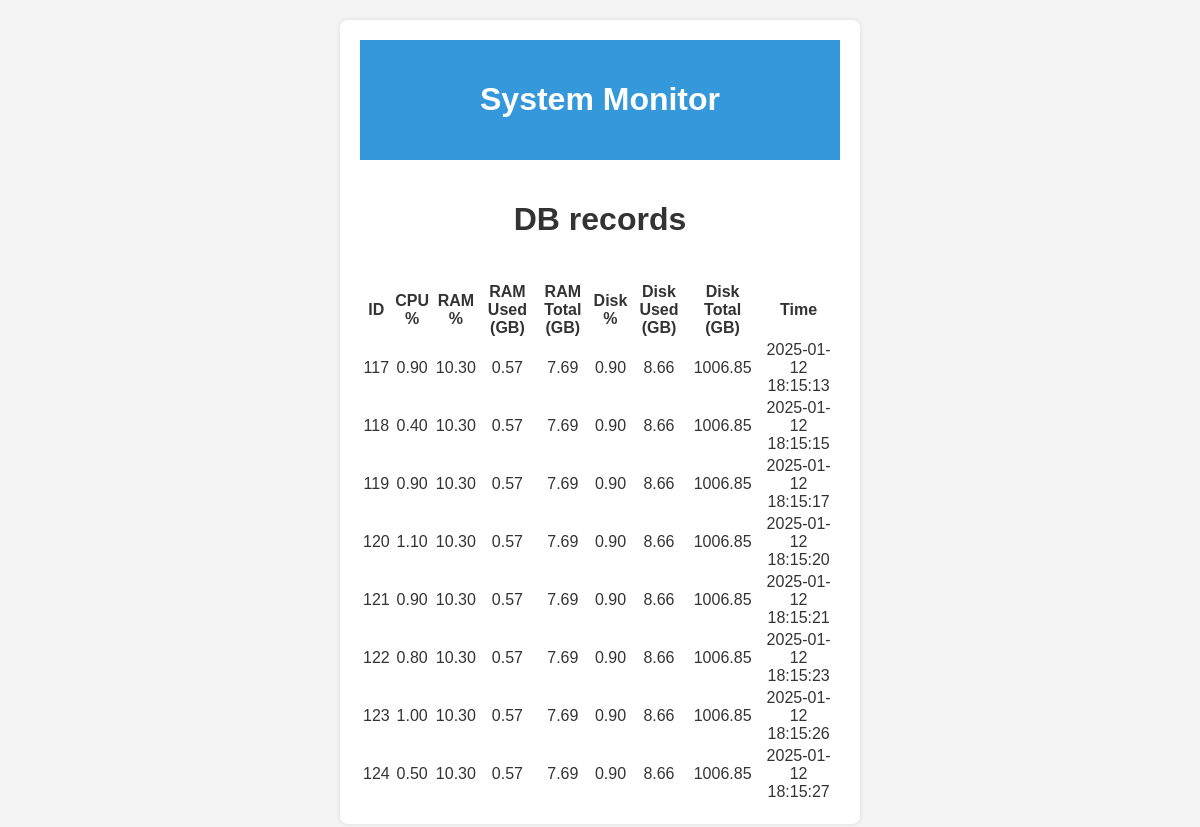
The page /db_records on the database as committed earlier.
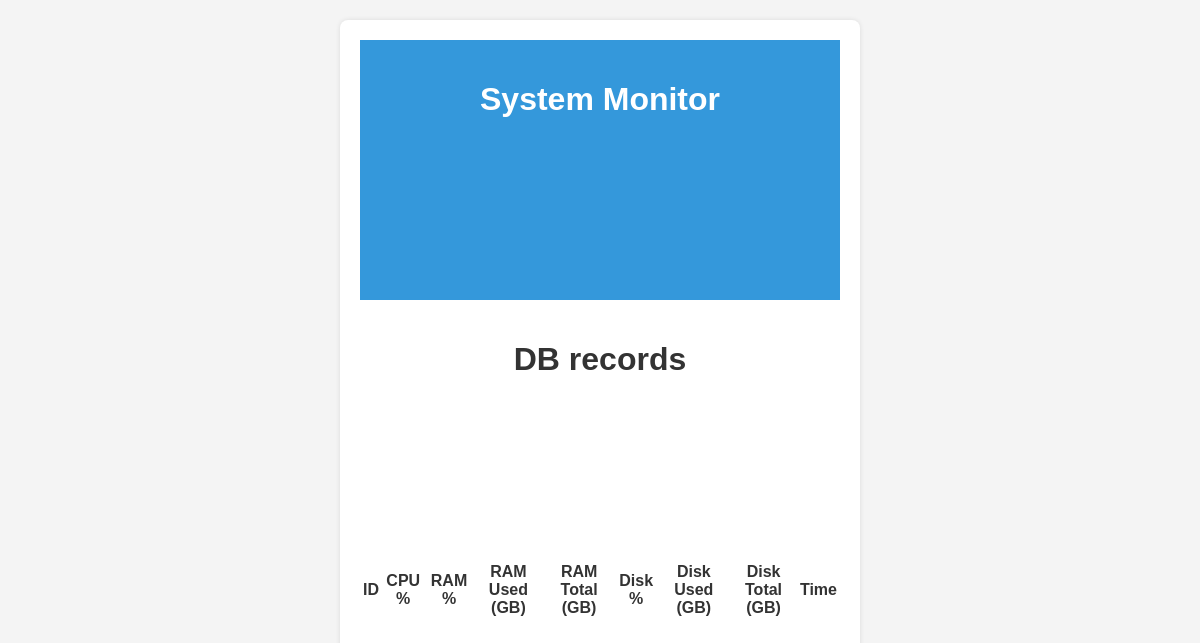
The same page on the database as committed later.
### tables this page shows
CREATE TABLE sys_data (
            id INTEGER PRIMARY KEY AUTOINCREMENT,
            cpu_percent REAL,
            ram_percent REAL,
            ram_used REAL,
            ram_total REAL,
            disk_percent REAL,
            disk_used REAL,
            disk_total REAL,
            timestamp TEXT
        );

### main.py (the view)
@app.route('/db_records')
def data_records():
    rows = db_control.db_records_list()
    return render_template("data_records.html", rows=rows)

### db_control.py (called while the page is built)
def init_db():
    con = sqlite3.connect(DATABASE)
    con.execute("""
        CREATE TABLE IF NOT EXISTS sys_data (
            id INTEGER PRIMARY KEY AUTOINCREMENT,
            cpu_percent REAL,
            ram_percent REAL,
            ram_used REAL,
            ram_total REAL,
            disk_percent REAL,
            disk_used REAL,
            disk_total REAL,
            timestamp TEXT
        )
    """)
    return con

def db_records_list():
    con = init_db()
    cur = con.cursor()
    cur.execute('''SELECT * from sys_data''')
    rows = cur.fetchall()
    con.close()
    return rows

### templates/data_records.html (shortened to what this page needs)
<!DOCTYPE html>
<html>
<head>
  <link rel="stylesheet" type="text/css" href="{{ url_for('static', filename='css/style.css') }}">
</head>
<body>
  <div class="container">
    <header class="header">
      <h1 class="h1">System Monitor</h1>
    </header>
  <h1>DB records</h1>
  <table>
    <thead>
        <tr>
            <th>ID</th>
            <th>CPU %</th>
            <th>RAM %</th>
            <th>RAM Used (GB)</th>
            <th>RAM Total (GB)</th>
            <th>Disk %</th>
            <th>Disk Used (GB)</th>
            <th>Disk Total (GB)</th>
            <th>Time</th>
        </tr>
    </thead>
    <tbody>
        {% for row in rows %}
            <tr>
                <td>{{ row[0] }}</td>
                <td>{{ "%.2f"|format(row[1]) }}</td>
                <td>{{ "%.2f"|format(row[2]) }}</td>
                <td>{{ "%.2f"|format(row[3]) }}</td>
                <td>{{ "%.2f"|format(row[4]) }}</td>
                <td>{{ "%.2f"|format(row[5]) }}</td>
                <td>{{ "%.2f"|format(row[6]) }}</td>
                <td>{{ "%.2f"|format(row[7]) }}</td>
                <td>{{ row[8] }}</td>
            </tr>
        {% endfor %}
    </tbody>
</table>
</body>
</html>

### static/css/style.css (style rules this page uses)
body { display: flex; justify-content: center; font-family: sans-serif; margin: 0; padding: 0; background-color: #f4f4f4; color: #333; min-height: 100vh; }
.container { max-width: 40%; background-color: white; border-radius: 8px; padding: 20px; box-shadow: 0 0 5px rgba(0, 0, 0, 0.1); display: grid; grid-template-columns: 1fr; grid-gap: 20px; margin: 20px 0; }
.header { background-color: #3498db; color: white; padding: 20px; text-align: center; }
h1, p, table { text-align: center; }

Rows that differ between the two databases and show on the page:
removed sys_data: id "117", cpu_percent "0.90", ram_percent "10.30", ram_used "0.57", ram_total "7.69", disk_percent "0.90", disk_used "8.66", disk_total "1006.85", timestamp "2025-01-12 18:15:13"
removed sys_data: id "118", cpu_percent "0.40", ram_percent "10.30", ram_used "0.57", ram_total "7.69", disk_percent "0.90", disk_used "8.66", disk_total "1006.85", timestamp "2025-01-12 18:15:15"
removed sys_data: id "119", cpu_percent "0.90", ram_percent "10.30", ram_used "0.57", ram_total "7.69", disk_percent "0.90", disk_used "8.66", disk_total "1006.85", timestamp "2025-01-12 18:15:17"
removed sys_data: id "120", cpu_percent "1.10", ram_percent "10.30", ram_used "0.57", ram_total "7.69", disk_percent "0.90", disk_used "8.66", disk_total "1006.85", timestamp "2025-01-12 18:15:20"
removed sys_data: id "121", cpu_percent "0.90", ram_percent "10.30", ram_used "0.57", ram_total "7.69", disk_percent "0.90", disk_used "8.66", disk_total "1006.85", timestamp "2025-01-12 18:15:21"
removed sys_data: id "122", cpu_percent "0.80", ram_percent "10.30", ram_used "0.57", ram_total "7.69", disk_percent "0.90", disk_used "8.66", disk_total "1006.85", timestamp "2025-01-12 18:15:23"
removed sys_data: id "123", cpu_percent "1.00", ram_percent "10.30", ram_used "0.57", ram_total "7.69", disk_percent "0.90", disk_used "8.66", disk_total "1006.85", timestamp "2025-01-12 18:15:26"
removed sys_data: id "124", cpu_percent "0.50", ram_percent "10.30", ram_used "0.57", ram_total "7.69", disk_percent "0.90", disk_used "8.66", disk_total "1006.85", timestamp "2025-01-12 18:15:27"
